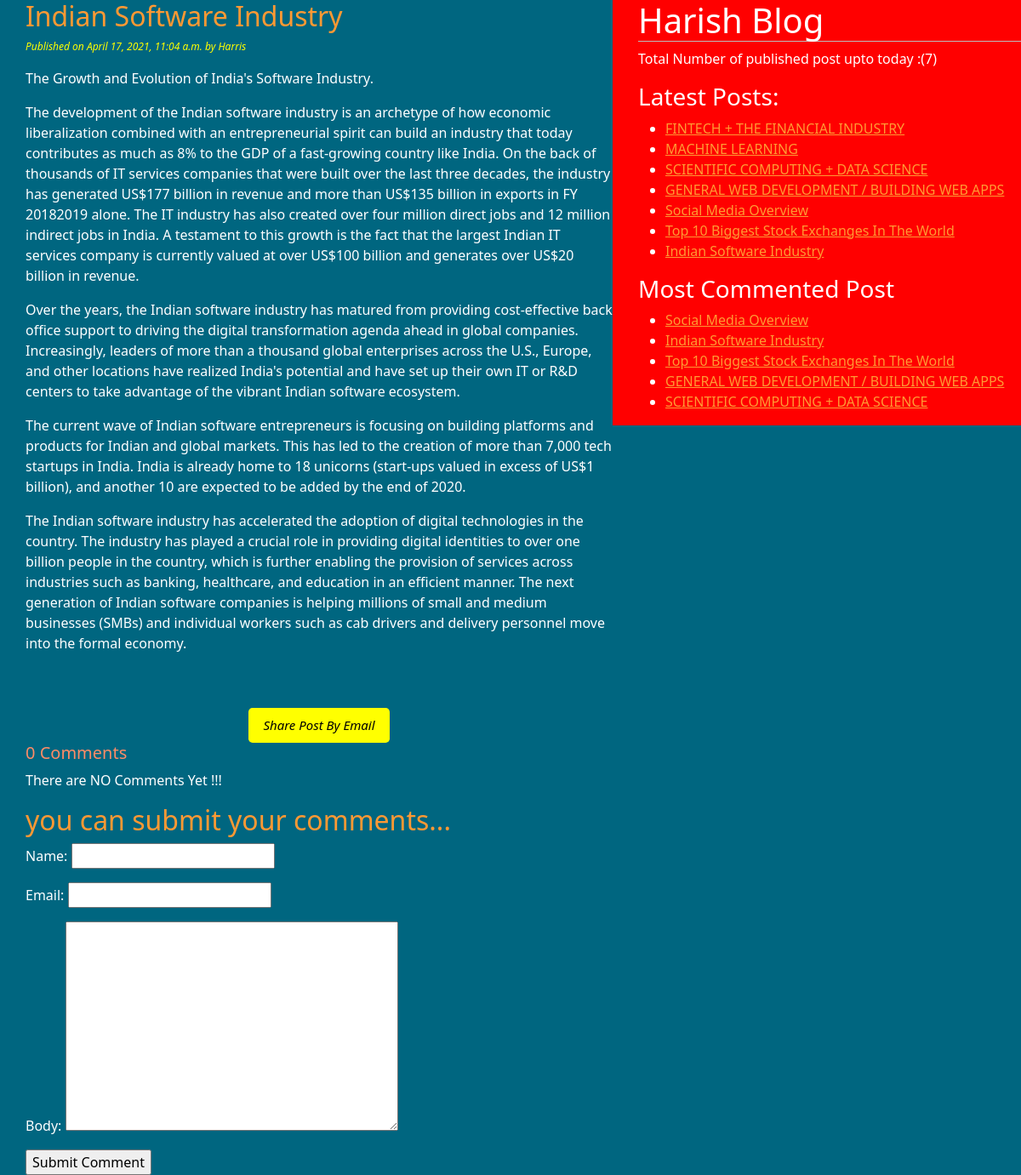
The app's page /17/04/2021/indian-software-industry/ with its own data.
### blogapp/models.py (models this page shows, shortened)
class Post(models.Model):
    STATUS_CHOICES = (('draft','Draft'),('published','Published'))
    title = models.CharField(max_length = 250)
    slug = models.SlugField(max_length = 250,unique_for_date = 'publish')
    author = models.ForeignKey(User,related_name ='blog_posts',on_delete =models.CASCADE)
    body = models.TextField()
    publish = models.DateTimeField(default = timezone.now)
    created = models.DateTimeField(auto_now_add = True)
    updated = models.DateTimeField(auto_now = True)
    status = models.CharField(max_length = 10,choices = STATUS_CHOICES,default='draft')
    objects = CustomManager()
    tags = TaggableManager()
    class Meta:
        ordering = ('-publish',)
    def get_absolute_url(self):
        return reverse('post_detail',args=[self.publish.strftime('%d'),self.publish.strftime('%m'),self.publish.year,self.slug])

### blogapp/views.py (the view)
# urls.py: path('<int:day>/<int:month>/<int:year>/<slug:post>/',views.post_detail_view,name = 'post_detail'),
def post_detail_view(request,year,month,day,post):
    post = get_object_or_404(Post,slug=post,
                            status='published',
                            publish__year=year,
                            publish__month=month,
                            publish__day = day)
    comments=post.comments.filter(active=True)
    csubmit=False
    if request.method=='POST':
        form=CommentForm(request.POST)
        if form.is_valid():
            new_comment=form.save(commit=False)
            new_comment.post=post
            new_comment.save()
            csubmit=True
    else:
        form=CommentForm()
    return render(request,'testapp/post_detail.html',{'post':post,'form':form,'csubmit':csubmit,'comments':comments})

### blogapp/forms.py
class CommentForm(forms.ModelForm):
    class Meta:
        model = Comment
        fields = ('name','email','body')

### blogapp/models.py (called while the page is built)
    def get_queryset(self):
        return super().get_queryset().filter(status='published')

### blogapp/templatetags/blog_tags.py (called while the page is built)
@register.simple_tag(name= 'my_tag')
def total_posts():
    return Post.objects.count()

@register.inclusion_tag('testapp/latest_post123.html')
def show_latest_post(count=3): #default count value is 3
    latest_post = Post.objects.order_by('-publish')[:count]
    return {'latest_post':latest_post}

@register.simple_tag
def get_most_commented_posts(count=5):
    return Post.objects.annotate(total_comments=Count('comments')).order_by('-total_comments')[:count]

### templates/testapp/post_detail.html (shortened to what this page needs)
<!DOCTYPE html>
{%extends 'testapp/base.html'%}
  {%block content%}
     <h2>{{post.title}}</h2>
    <p id = 'date'> Published on {{post.publish}} by {{post.author|title}}</p>
    {{post.body|linebreaks}}<br><br>
    <div class="container" align = 'center'>
      <a href="/{{post.id}}/share" class="btn btn-lg btn- success" >Share Post By Email</a>
     </div>
       {% with comments.count as comments_count %}
       <h5>{{comments_count}} Comment{{comments_count|pluralize}}</h5>
       {% endwith%}
              {%if comments %}
              {%for comment in comments %}
              <p id='ch'> comment {{forloop.counter}} by {{comment.name}} on  {{comment.created}}</p>
               <div class="cb">{{comment.body|linebreaks}}</div>
      {%endfor%}
      <hr>
      {%else%}
        <p>There are NO Comments Yet !!!</p>
      {%endif%}
      {%if csubmit %}
       <h2>Your Comment Added Succefully</h2>
      {%else%}
      <h2>you can submit your comments...</h2>
     <form method="post">
        {{form.as_p}}
       <input type="submit" name="" value="Submit Comment">
     </form>
  {%endif%}
  {%endblock%}

### templates/testapp/base.html (shortened to what this page needs)
<!DOCTYPE html>
{%load blog_tags%}
{%load static%}
<html lang="en" dir="ltr">
  <head>
    <link href="https://cdn.jsdelivr.net/npm/bootstrap@5.0.0-beta3/dist/css/bootstrap.min.css" rel="stylesheet"
>
    <link rel="stylesheet" href="{% static "css/blog1.css" %}">
  </head>
  <body>
    <div class="content">
      {%block content%}{%endblock%}
   </div>
    <div class="sidebar">
        <h1>Harish Blog</h1>
        <p>Total Number of published post upto today :({%my_tag%})</p>
        <h3>Latest Posts:</h3>{%show_latest_post 100%}
        <h3>Most Commented Post</h3>
        {% get_most_commented_posts as most_commented_posts%}
        <ul>
          {%for post in most_commented_posts%}
          <li><a href="{{post.get_absolute_url}}"> {{post.title}}</a></li>
          {%endfor%}
        </ul>
      </div>
  </body>
</html>

### templates/testapp/latest_post123.html
<ul>
  {%for post in latest_post%}
  <li><a href="{{post.get_absolute_url}}"> {{post.title}}</a></li>
  {%endfor%}
</ul>

### static/css/blog1.css (style rules this page uses)
.content { float:left; width:60%; padding:0 0 0 30px; background: #006680; height: 100%; }
.sidebar { float:right; width:40%; padding:0 0 0 30px; background: #ff0000; height: 100%; }
h1 { border-bottom: 1px solid #bbb; padding-bottom: : 20px; }
h2 { color: #ff9933; }
h5 { color: #ff8c66; }
#date { color:yellow; font-size:12px; font-style: italic; }
body { background: #006680; color:white; }
a { color:#ff9933; }
.btn { font-style: italic; background-color: yellow; color: black; text-align: center; font-size: 15px; }

### records on screen
Post: publish "April 17, 2021, 11:04 a.m.", author "Harris", body "The Growth and Evolution of India's Software Industry. The development of the Indian software industry is an archetype of how economic liberalization combined with an entrepreneurial spirit can build an industry that today contributes as much as 8% to the GDP of a fast-growing country like India. On the back of thousands of IT services companies that were built over the last three decades, the industry has generated US$177 billion in revenue and more than US$135 billion in exports in FY 20182019 alone. The IT industry has also created over four million direct jobs and 12 million indirect jobs in India. A testament to this growth is the fact that the largest Indian IT services company is…", title "Indian Software Industry"
Post: title "FINTECH + THE FINANCIAL INDUSTRY"
Post: title "MACHINE LEARNING"
Post: title "SCIENTIFIC COMPUTING + DATA SCIENCE"
Post: title "GENERAL WEB DEVELOPMENT / BUILDING WEB APPS"
Post: title "Social Media Overview"
Post: title "Top 10 Biggest Stock Exchanges In The World"

### other values on screen
{{ comments_count }} "0"
